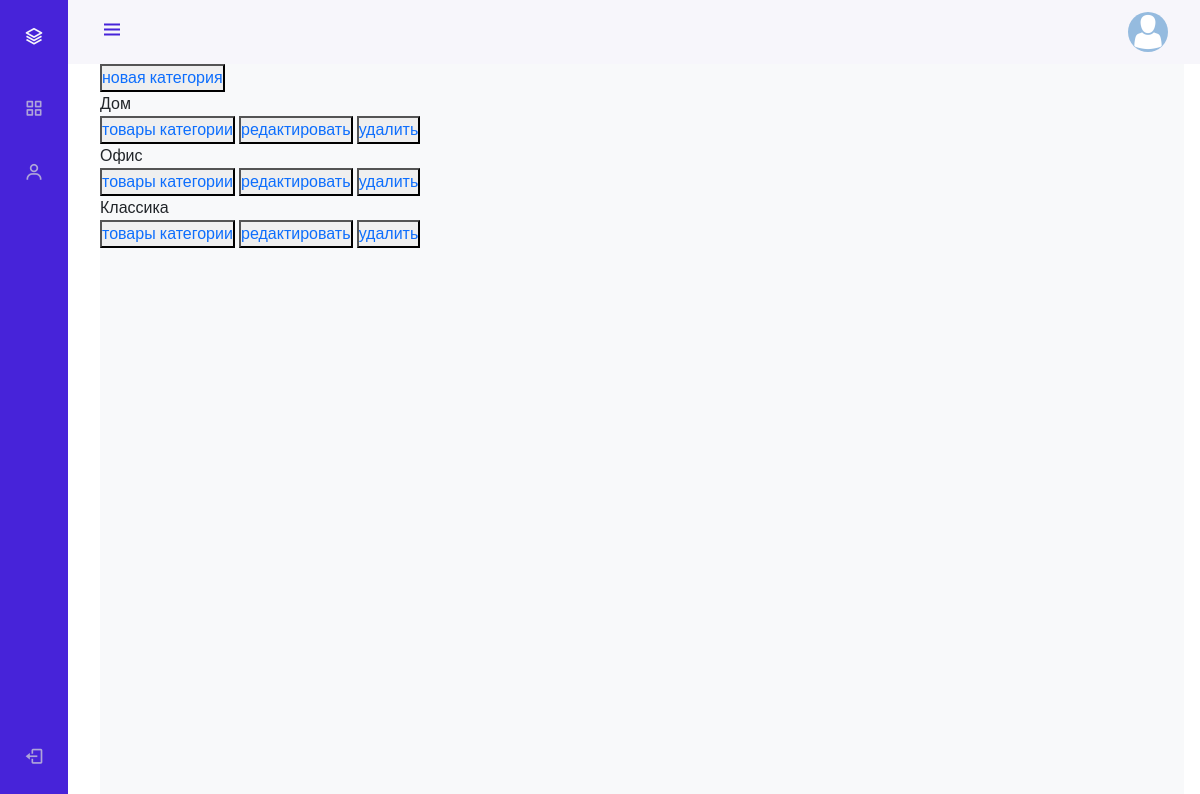
Screenshot of /admin_staff/categories/read/ with the database file from the repository.
### mainapp/models.py (models this page shows, shortened)
class ProductCategory(models.Model):
    name = models.CharField(max_length=64, unique=True, verbose_name='имя')
    description = models.TextField(
        verbose_name='описание',
        blank=True
    )
    created = models.DateTimeField(
        auto_now_add=True
    )
    updated = models.DateTimeField(
        auto_now=True
    )

### adminapp/views.py (the view)
# urls.py: path('categories/read/', adminapp.categories, name='categories'),
def categories(request):
    title = 'админка/категории'
    categories_list = ProductCategory.objects.all()
    context = {
        'title': title,
        'objects': categories_list
    }
    return render(request, 'adminapp/categories.html', context)

### adminapp/templates/adminapp/categories.html (shortened to what this page needs)
{% extends 'adminapp/base.html' %}
{% load static %}
{% block content %}
  <div class="categories_list">
    <button class="new_category">
      <a href={% url 'admin_staff:category_create' %}>
        новая категория
    </button>
    {% for object in objects %}
      <div class="category_record {% if not object.is_active %} not_active {% endif %}">
        <div class="category_name">
          {{ object.name|title }}
        </div>
        <div class="category_actions">
          <button>
            <a href={% url 'admin_staff:products' object.pk %}>
              товары категории
          </button>
          <button>
            <a href={% url 'admin_staff:category_update' object.pk %}>
              редактировать
          </button>
          <button>
            <a href={% url 'admin_staff:category_delete' object.pk %}>
              удалить
          </button>
        </div>
      </div>
    {% endfor%}
  </div>
{% endblock %}

### geekshop/static/style.css (style rules this page uses)
* { margin: 0; padding: 0; }
body { font-family: 'Montserrat', sans-serif; }
html, body { height: 100%; }

### adminapp/static/adminapp/style.css (style rules this page uses)
:root { --header-height: 3rem; --nav-width: 68px; --first-color: #4723D9; --first-color-light: #AFA5D9; --white-color: #F7F6FB; --body-font: 'Nunito', sans-serif; --normal-font-size: 1rem; --z-fixed: 100 }
body { position: relative; margin: var(--header-height) 0 0 0; padding: 0 1rem; font-family: var(--body-font); font-size: var(--normal-font-size); transition: .5s }
a { text-decoration: none }
@media screen and (min-width: 768px) { body { margin: calc(var(--header-height) + 1rem) 0 0 0; padding-left: calc(var(--nav-width) + 2rem) } }

### rows the page displays
ProductCategory: name "Дом"
ProductCategory: name "Офис"
ProductCategory: name "Классика"
